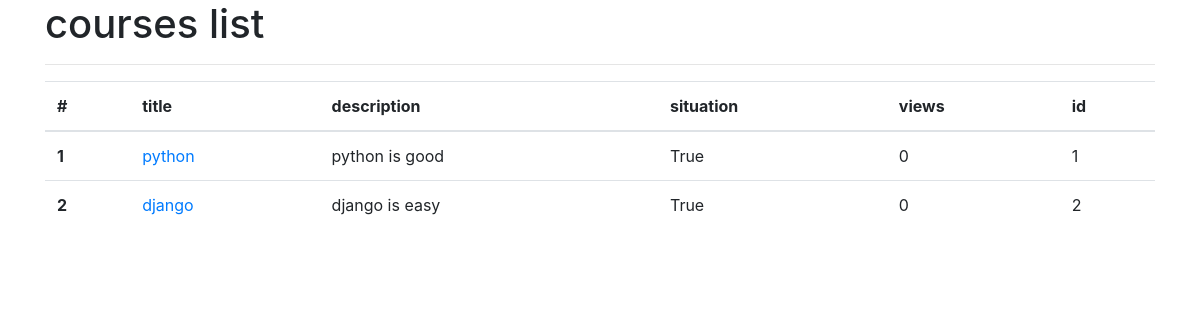
The page /course/list on the database as committed earlier.
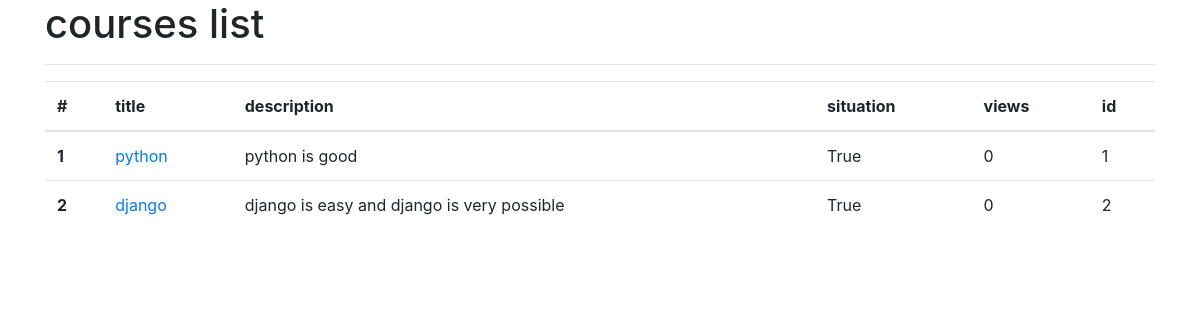
The same page on the database as committed later.
### courses_app/models.py (models this page shows, shortened)
class Course(models.Model):
    title = models.CharField(max_length=50)
    description = models.TextField()
    situation = models.BooleanField(default=True)
    views = models.IntegerField()

### courses_app/views.py (the view)
# urls.py: path('list', views.courses_list),
def courses_list(request):
    courses = Course.objects.all()
    return render(request, "courses_app/courses_list.html", {'courses_list': courses})

### courses_app/templates/courses_app/courses_list.html (shortened to what this page needs)
<!DOCTYPE html>
<html lang="en">
  <head>
    <link rel="stylesheet" href="https://cdn.jsdelivr.net/npm/bootstrap@4.6.2/dist/css/bootstrap.min.css" />
  </head>
  <body>
    <div class="container">
      <h1>courses list</h1>
      <hr />
      <table class="table">
        <thead>
          <tr>
            <th scope="col">#</th>
            <th scope="col">title</th>
            <th scope="col">description</th>
            <th scope="col">situation</th>
            <th scope="col">views</th>
            <th scope="col">id</th>
          </tr>
        </thead>
        <tbody>
          {% for course in courses_list %}
            <tr>
              <th scope="row">{{ forloop.counter }}</th>
              <td><a href="/course/detail/{{ course.id }}">{{ course.title }}</a></td>
              <td>{{ course.description }}</td>
              <td>{{course.situation}}</td>
              <td>{{course.views}}</td>
              <td>{{course.id}}</td>
            </tr>
          {% endfor %}
        </tbody>
      </table>
    </div>
  </body>
</html>

Rows that differ between the two databases and show on the page:
changed Course "django": description "django is easy" → "django is easy and django is very possible"
